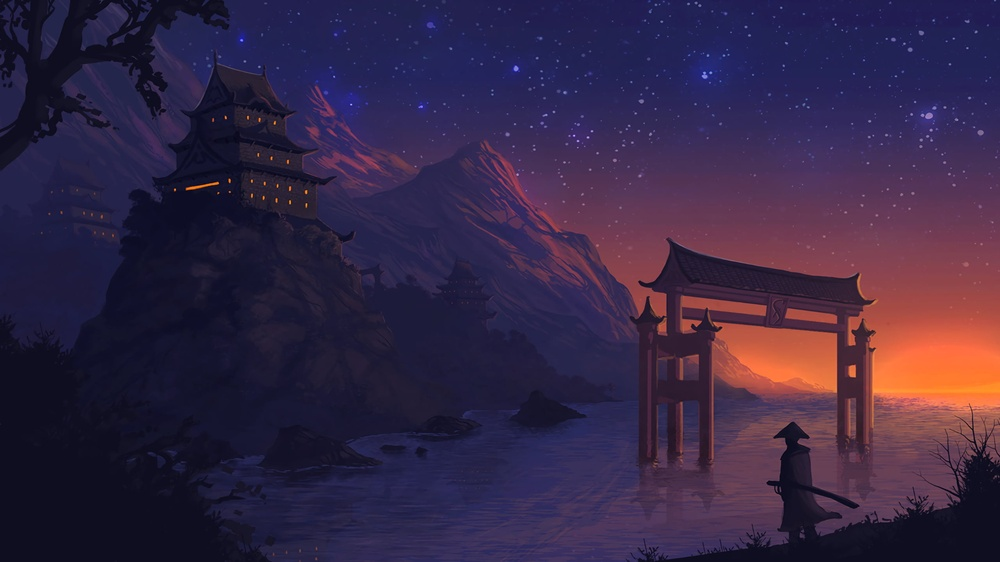
#> input picture 1.jpg, 1000 x 562 px, shrunk from 1920 x 1080 before the run, found by its file name
$ python toBw.py
#> lines starting #> are read from the running program, lines starting #| are printed output that depends on the picture
from PIL import Image

image = Image.open("1.jpg")
#> image is the input picture: PIL image 1000x562 RGB; mean R, G, B 54.3, 38.6, 68.9
bw = image.convert("1")
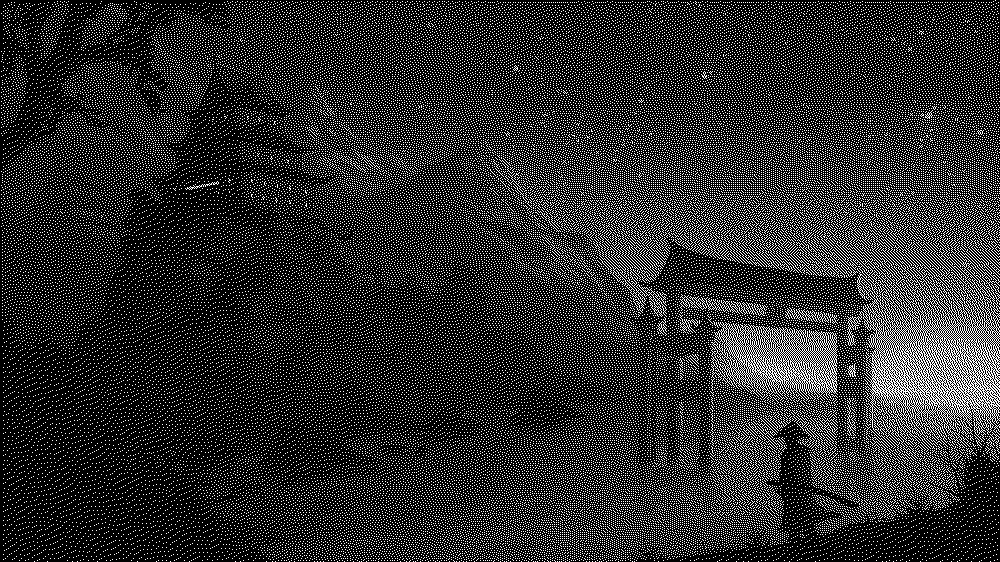
#> bw: PIL image 1000x562 1; 18% white in thin lines or dots
bw.show()
